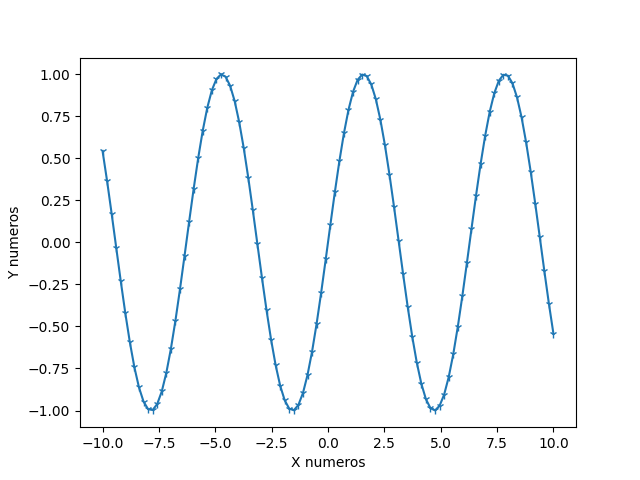

Reproduce this figure in Python.
import matplotlib.pyplot as plt 
import numpy as np 

x = np.linspace(-10 , 10, 100)
y = np.sin(x) 
plt.plot(x, y, marker="1")
plt.xlabel("X numeros")
plt.ylabel("Y numeros")
plt.show()
